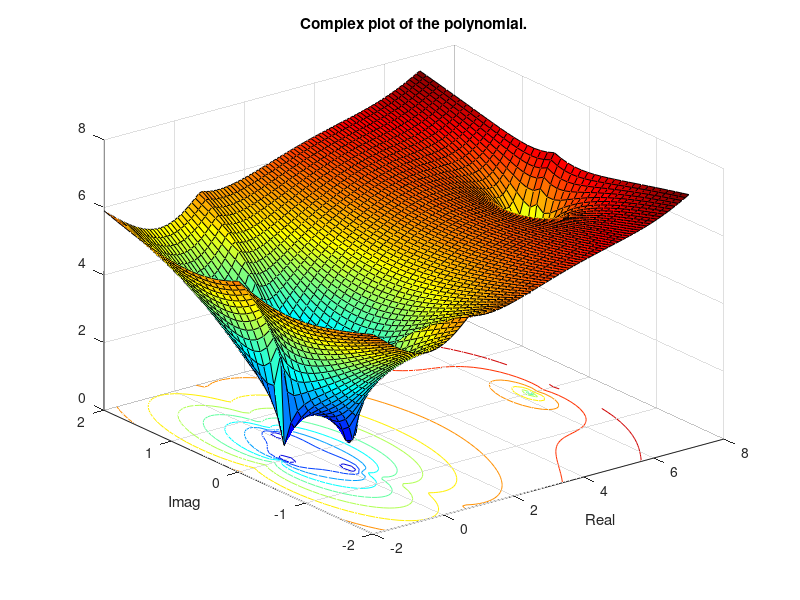

Recreate this plot in MATLAB.
clear all;
close all;

a = -2:0.1:7;
b = -2:0.1:2;
[A,B] = meshgrid(a,b);
y = -2*(A+1i*B).^4 + 12*(A+1i*B).^3 + 4*(A+1i*B).^2 + (A+1i*B) + 3;
surfc(a,b,abs(log(y+1)));
title("Complex plot of the polynomial.");
xlabel("Real");
ylabel("Imag");
colormap jet;